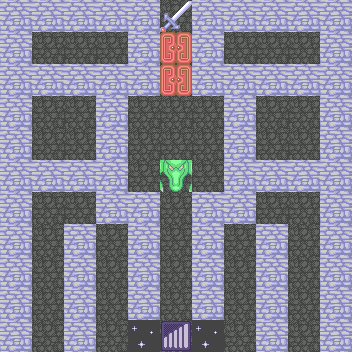

A 2D game scene composited from a Tiled map and its tileset images. What follows is a short description and the map's XML, with each tile layer's data collapsed to a summary:
An orthogonal 11x11 tile map with 32x32 px tiles, 5 tile layers (floor, prop, enemy, door, ...), 1 hidden layer not drawn, 5 tilesets.

<map version="1.0" orientation="orthogonal" renderorder="right-down" width="11" height="11" tilewidth="32" tileheight="32" nextobjectid="1">
 <tileset firstgid="1" name="terrain" tilewidth="32" tileheight="32">
  <image source="terrain.png" width="128" height="128" />
 </tileset>
 <tileset firstgid="17" name="enemy" tilewidth="32" tileheight="32">
  <image source="enemy.png" width="128" height="2048" />
 </tileset>
 <tileset firstgid="273" name="door" tilewidth="32" tileheight="32">
  <image source="door.png" width="128" height="256" />
 </tileset>
 <tileset firstgid="305" name="item" tilewidth="32" tileheight="32">
  <image source="item.png" width="128" height="512" />
 </tileset>
 <tileset firstgid="369" name="npc" tilewidth="32" tileheight="32">
  <image source="npc.png" width="128" height="288" />
 </tileset>
 <layer name="floor" width="11" height="11">
  <data>[121 cells, 121 non-empty, 1 distinct tile ids]</data>
 </layer>
 <layer name="prop" width="11" height="11">
  <data>[121 cells, 1 non-empty, 1 distinct tile ids]</data>
 </layer>
 <layer name="enemy" width="11" height="11">
  <data>[121 cells, 1 non-empty, 1 distinct tile ids]</data>
 </layer>
 <layer name="NPC" width="11" height="11" visible="0">
  <data>[121 cells, 0 non-empty, 0 distinct tile ids]</data>
 </layer>
 <layer name="door" width="11" height="11">
  <data>[121 cells, 3 non-empty, 2 distinct tile ids]</data>
 </layer>
 <layer name="wall" width="11" height="11">
  <data>[121 cells, 70 non-empty, 2 distinct tile ids]</data>
 </layer>
</map>
